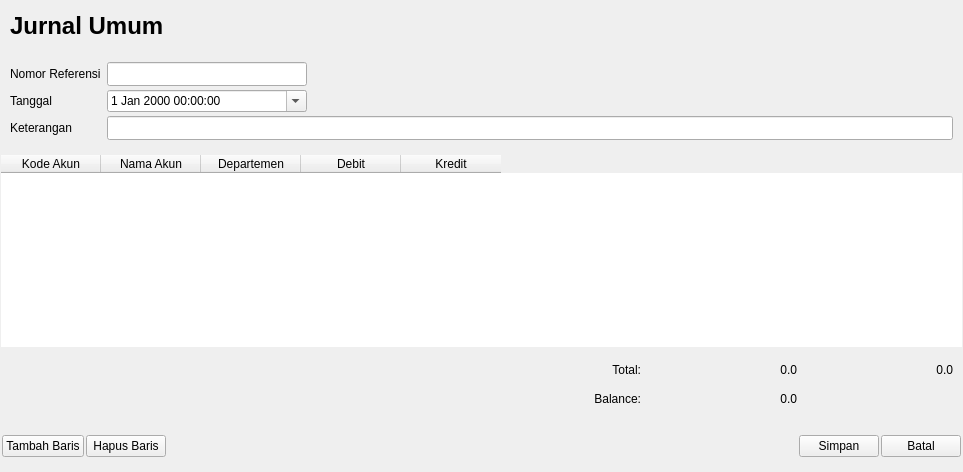
             <widget class="QWidget" name="st_BukuBesar_DaftarTransaksiJurnal_Tambah">
              <layout class="QVBoxLayout" name="ivl_BukuBesar_DaftarTransaksiJurnal_Tambah_Luar">
               <property name="spacing">
                <number>0</number>
               </property>
               <property name="margin">
                <number>0</number>
               </property>
               <item>
                <widget class="QFrame" name="fr_BukuBesar_DaftarTransaksiJurnal_Tambah">
                 <property name="styleSheet">
                  <string notr="true">QFrame{border-style:none;border-width:0px;}</string>
                 </property>
                 <property name="frameShape">
                  <enum>QFrame::StyledPanel</enum>
                 </property>
                 <property name="frameShadow">
                  <enum>QFrame::Raised</enum>
                 </property>
                 <layout class="QVBoxLayout" name="ivl_BukuBesar_DaftarTransaksiJurnal_Tambah_Dalam">
                  <property name="spacing">
                   <number>2</number>
                  </property>
                  <property name="margin">
                   <number>1</number>
                  </property>
                  <item>
                   <widget class="QFrame" name="fr_BukuBesar_DaftarTransaksiJurnal_Tambah_Ft">
                    <property name="sizePolicy">
                     <sizepolicy hsizetype="Preferred" vsizetype="Preferred">
                      <horstretch>0</horstretch>
                      <verstretch>1</verstretch>
                     </sizepolicy>
                    </property>
                    <property name="minimumSize">
                     <size>
                      <width>0</width>
                      <height>50</height>
                     </size>
                    </property>
                    <property name="maximumSize">
                     <size>
                      <width>16777215</width>
                      <height>50</height>
                     </size>
                    </property>
                    <property name="frameShape">
                     <enum>QFrame::StyledPanel</enum>
                    </property>
                    <property name="frameShadow">
                     <enum>QFrame::Raised</enum>
                    </property>
                    <layout class="QHBoxLayout" name="ihl_BukuBesar_DaftarTransaksiJurnal_Tambah_Ft">
                     <item>
                      <widget class="QLabel" name="lb_BukuBesar_DaftarTransaksiJurnal_Tambah_Ft_Judul">
                       <property name="sizePolicy">
                        <sizepolicy hsizetype="Preferred" vsizetype="Preferred">
                         <horstretch>0</horstretch>
                         <verstretch>1</verstretch>
                        </sizepolicy>
                       </property>
                       <property name="minimumSize">
                        <size>
                         <width>200</width>
                         <height>0</height>
                        </size>
                       </property>
                       <property name="maximumSize">
                        <size>
                         <width>200</width>
                         <height>16777215</height>
                        </size>
                       </property>
                       <property name="font">
                        <font>
                         <pointsize>18</pointsize>
                         <weight>75</weight>
                         <italic>false</italic>
                         <bold>true</bold>
                        </font>
                       </property>
                       <property name="text">
                        <string>Jurnal Umum</string>
                       </property>
                      </widget>
                     </item>
                     <item>
                      <spacer name="hs_BukuBesar_DaftarTransaksiJurnal_Tambah_Ft_sp">
                       <property name="orientation">
                        <enum>Qt::Horizontal</enum>
                       </property>
                       <property name="sizeHint" stdset="0">
                        <size>
                         <width>377</width>
                         <height>20</height>
                        </size>
                       </property>
                      </spacer>
                     </item>
                    </layout>
                   </widget>
                  </item>
                  <item>
                   <widget class="QFrame" name="fr_BukuBesar_DaftarTransaksiJurnal_Tambah_Fcontent">
                    <property name="sizePolicy">
                     <sizepolicy hsizetype="Preferred" vsizetype="Preferred">
                      <horstretch>0</horstretch>
                      <verstretch>1</verstretch>
                     </sizepolicy>
                    </property>
                    <property name="minimumSize">
                     <size>
                      <width>0</width>
                      <height>100</height>
                     </size>
                    </property>
                    <property name="maximumSize">
                     <size>
                      <width>16777215</width>
                      <height>100</height>
                     </size>
                    </property>
                    <property name="frameShape">
                     <enum>QFrame::StyledPanel</enum>
                    </property>
                    <property name="frameShadow">
                     <enum>QFrame::Raised</enum>
                    </property>
                    <layout class="QFormLayout" name="ifl_BukuBesar_DaftarTransaksiJurnal_Tambah_Fcontent">
                     <property name="verticalSpacing">
                      <number>4</number>
                     </property>
                     <item row="1" column="1">
                      <widget class="QLineEdit" name="le_BukuBesar_DaftarTransaksiJurnal_Tambah_NomorReferensi">
                       <property name="minimumSize">
                        <size>
                         <width>200</width>
                         <height>24</height>
                        </size>
                       </property>
                       <property name="maximumSize">
                        <size>
                         <width>200</width>
                         <height>16777215</height>
                        </size>
                       </property>
                      </widget>
                     </item>
                     <item row="3" column="1">
                      <widget class="QLineEdit" name="le_BukuBesar_DaftarTransaksiJurnal_Tambah_Keterangan">
                       <property name="minimumSize">
                        <size>
                         <width>0</width>
                         <height>24</height>
                        </size>
                       </property>
                      </widget>
                     </item>
                     <item row="3" column="0">
                      <widget class="QLabel" name="lb_BukuBesar_DaftarTransaksiJurnal_Tambah_Keterangan">
                       <property name="text">
                        <string>Keterangan</string>
                       </property>
                      </widget>
                     </item>
                     <item row="2" column="0">
                      <widget class="QLabel" name="lb_BukuBesar_DaftarTransaksiJurnal_Tambah_Tanggal">
                       <property name="text">
                        <string>Tanggal</string>
                       </property>
                      </widget>
                     </item>
                     <item row="1" column="0">
                      <widget class="QLabel" name="lb_BukuBesar_DaftarTransaksiJurnal_Tambah_NomorReferensi">
                       <property name="text">
                        <string>Nomor Referensi</string>
                       </property>
                      </widget>
                     </item>
                     <item row="2" column="1">
                      <widget class="QDateTimeEdit" name="dte_BukuBesar_DaftarTransaksiJurnal_Tambah_Tanggal">
                       <property name="minimumSize">
                        <size>
                         <width>200</width>
                         <height>0</height>
                        </size>
                       </property>
                       <property name="maximumSize">
                        <size>
                         <width>200</width>
                         <height>16777215</height>
                        </size>
                       </property>
                       <property name="calendarPopup">
                        <bool>true</bool>
                       </property>
                      </widget>
                     </item>
                    </layout>
                   </widget>
                  </item>
                  <item>
                   <widget class="QTableWidget" name="tbl_BukuBesar_DaftarTransaksiJurnal_Tambah_List">
                    <property name="sizePolicy">
                     <sizepolicy hsizetype="Expanding" vsizetype="Expanding">
                      <horstretch>0</horstretch>
                      <verstretch>1</verstretch>
                     </sizepolicy>
                    </property>
                    <column>
                     <property name="text">
                      <string>Kode Akun</string>
                     </property>
                    </column>
                    <column>
                     <property name="text">
                      <string>Nama Akun</string>
                     </property>
                    </column>
                    <column>
                     <property name="text">
                      <string>Departemen</string>
                     </property>
                    </column>
                    <column>
                     <property name="text">
                      <string>Debit</string>
                     </property>
                    </column>
                    <column>
                     <property name="text">
                      <string>Kredit</string>
                     </property>
                    </column>
                   </widget>
                  </item>
                  <item>
                   <widget class="QFrame" name="fr_BukuBesar_DaftarTransaksiJurnal_Tambah_Fsum">
                    <property name="sizePolicy">
                     <sizepolicy hsizetype="Preferred" vsizetype="Preferred">
                      <horstretch>0</horstretch>
                      <verstretch>1</verstretch>
                     </sizepolicy>
                    </property>
                    <property name="minimumSize">
                     <size>
                      <width>0</width>
                      <height>70</height>
                     </size>
                    </property>
                    <property name="maximumSize">
                     <size>
                      <width>16777215</width>
                      <height>70</height>
                     </size>
                    </property>
                    <property name="frameShape">
                     <enum>QFrame::StyledPanel</enum>
                    </property>
                    <property name="frameShadow">
                     <enum>QFrame::Raised</enum>
                    </property>
                    <layout class="QGridLayout" name="gridLayout_4">
                     <item row="2" column="1">
                      <widget class="QLabel" name="lb_BukuBesar_DaftarTransaksiJurnal_Tambah_Fsum_Total">
                       <property name="minimumSize">
                        <size>
                         <width>80</width>
                         <height>0</height>
                        </size>
                       </property>
                       <property name="maximumSize">
                        <size>
                         <width>80</width>
                         <height>16777215</height>
                        </size>
                       </property>
                       <property name="text">
                        <string>Total:</string>
                       </property>
                       <property name="alignment">
                        <set>Qt::AlignRight|Qt::AlignTrailing|Qt::AlignVCenter</set>
                       </property>
                      </widget>
                     </item>
                     <item row="3" column="0">
                      <spacer name="hs_BukuBesar_DaftarTransaksiJurnal_Tambah_Fsum_3">
                       <property name="orientation">
                        <enum>Qt::Horizontal</enum>
                       </property>
                       <property name="sizeHint" stdset="0">
                        <size>
                         <width>385</width>
                         <height>20</height>
                        </size>
                       </property>
                      </spacer>
                     </item>
                     <item row="2" column="0">
                      <spacer name="hs_BukuBesar_DaftarTransaksiJurnal_Tambah_Fsum_2">
                       <property name="orientation">
                        <enum>Qt::Horizontal</enum>
                       </property>
                       <property name="sizeHint" stdset="0">
                        <size>
                         <width>335</width>
                         <height>20</height>
                        </size>
                       </property>
                      </spacer>
                     </item>
                     <item row="2" column="3">
                      <widget class="QLabel" name="lb_BukuBesar_DaftarTransaksiJurnal_Tambah_Fsum_VtDebit">
                       <property name="minimumSize">
                        <size>
                         <width>150</width>
                         <height>0</height>
                        </size>
                       </property>
                       <property name="maximumSize">
                        <size>
                         <width>150</width>
                         <height>16777215</height>
                        </size>
                       </property>
                       <property name="text">
                        <string>0.0</string>
                       </property>
                       <property name="alignment">
                        <set>Qt::AlignRight|Qt::AlignTrailing|Qt::AlignVCenter</set>
                       </property>
                      </widget>
                     </item>
                     <item row="2" column="4">
                      <widget class="QLabel" name="lb_BukuBesar_DaftarTransaksiJurnal_Tambah_Fsum_VtKredit">
                       <property name="minimumSize">
                        <size>
                         <width>150</width>
                         <height>0</height>
                        </size>
                       </property>
                       <property name="maximumSize">
                        <size>
                         <width>150</width>
                         <height>16777215</height>
                        </size>
                       </property>
                       <property name="text">
                        <string>0.0</string>
                       </property>
                       <property name="alignment">
                        <set>Qt::AlignRight|Qt::AlignTrailing|Qt::AlignVCenter</set>
                       </property>
                      </widget>
                     </item>
                     <item row="3" column="1">
                      <widget class="QLabel" name="lb_BukuBesar_DaftarTransaksiJurnal_Tambah_Fsum_Balance">
                       <property name="minimumSize">
                        <size>
                         <width>80</width>
                         <height>0</height>
                        </size>
                       </property>
                       <property name="maximumSize">
                        <size>
                         <width>80</width>
                         <height>16777215</height>
                        </size>
                       </property>
                       <property name="text">
                        <string>Balance:</string>
                       </property>
                       <property name="alignment">
                        <set>Qt::AlignRight|Qt::AlignTrailing|Qt::AlignVCenter</set>
                       </property>
                      </widget>
                     </item>
                     <item row="3" column="4">
                      <spacer name="hs_BukuBesar_DaftarTransaksiJurnal_Tambah_Fsum">
                       <property name="orientation">
                        <enum>Qt::Horizontal</enum>
                       </property>
                       <property name="sizeType">
                        <enum>QSizePolicy::Fixed</enum>
                       </property>
                       <property name="sizeHint" stdset="0">
                        <size>
                         <width>150</width>
                         <height>20</height>
                        </size>
                       </property>
                      </spacer>
                     </item>
                     <item row="3" column="3">
                      <widget class="QLabel" name="lb_BukuBesar_DaftarTransaksiJurnal_Tambah_Fsum_VBalance">
                       <property name="minimumSize">
                        <size>
                         <width>150</width>
                         <height>0</height>
                        </size>
                       </property>
                       <property name="maximumSize">
                        <size>
                         <width>150</width>
                         <height>16777215</height>
                        </size>
                       </property>
                       <property name="text">
                        <string>0.0</string>
                       </property>
                       <property name="alignment">
                        <set>Qt::AlignRight|Qt::AlignTrailing|Qt::AlignVCenter</set>
                       </property>
                      </widget>
                     </item>
                    </layout>
                   </widget>
                  </item>
                  <item>
                   <widget class="QFrame" name="fr_BukuBesar_DaftarTransaksiJurnal_Tambah_Fb">
                    <property name="sizePolicy">
                     <sizepolicy hsizetype="Preferred" vsizetype="Preferred">
                      <horstretch>0</horstretch>
                      <verstretch>1</verstretch>
                     </sizepolicy>
                    </property>
                    <property name="minimumSize">
                     <size>
                      <width>0</width>
                      <height>50</height>
                     </size>
                    </property>
                    <property name="maximumSize">
                     <size>
                      <width>16777215</width>
                      <height>50</height>
                     </size>
                    </property>
                    <property name="frameShape">
                     <enum>QFrame::StyledPanel</enum>
                    </property>
                    <property name="frameShadow">
                     <enum>QFrame::Raised</enum>
                    </property>
                    <layout class="QHBoxLayout" name="ihl_BukuBesar_DaftarTransaksiJurnal_Tambah_Fb">
                     <property name="spacing">
                      <number>2</number>
                     </property>
                     <property name="margin">
                      <number>1</number>
                     </property>
                     <item>
                      <widget class="QPushButton" name="tb_BukuBesar_DaftarTransaksiJurnal_Tambah_TambahBaris">
                       <property name="text">
                        <string>Tambah Baris</string>
                       </property>
                      </widget>
                     </item>
                     <item>
                      <widget class="QPushButton" name="tb_BukuBesar_DaftarTransaksiJurnal_Tambah_Delete">
                       <property name="text">
                        <string>Hapus Baris</string>
                       </property>
                      </widget>
                     </item>
                     <item>
                      <spacer name="hs_BukuBesar_DaftarTransaksiJurnal_Tambah_Fb_Sp">
                       <property name="orientation">
                        <enum>Qt::Horizontal</enum>
                       </property>
                       <property name="sizeHint" stdset="0">
                        <size>
                         <width>631</width>
                         <height>20</height>
                        </size>
                       </property>
                      </spacer>
                     </item>
                     <item>
                      <widget class="QPushButton" name="tb_BukuBesar_DaftarTransaksiJurnal_Tambah_Simpan">
                       <property name="text">
                        <string>Simpan</string>
                       </property>
                      </widget>
                     </item>
                     <item>
                      <widget class="QPushButton" name="tb_BukuBesar_DaftarTransaksiJurnal_Tambah_Batal">
                       <property name="text">
                        <string>Batal</string>
                       </property>
                      </widget>
                     </item>
                    </layout>
                   </widget>
                  </item>
                 </layout>
                </widget>
               </item>
              </layout>
             </widget>
